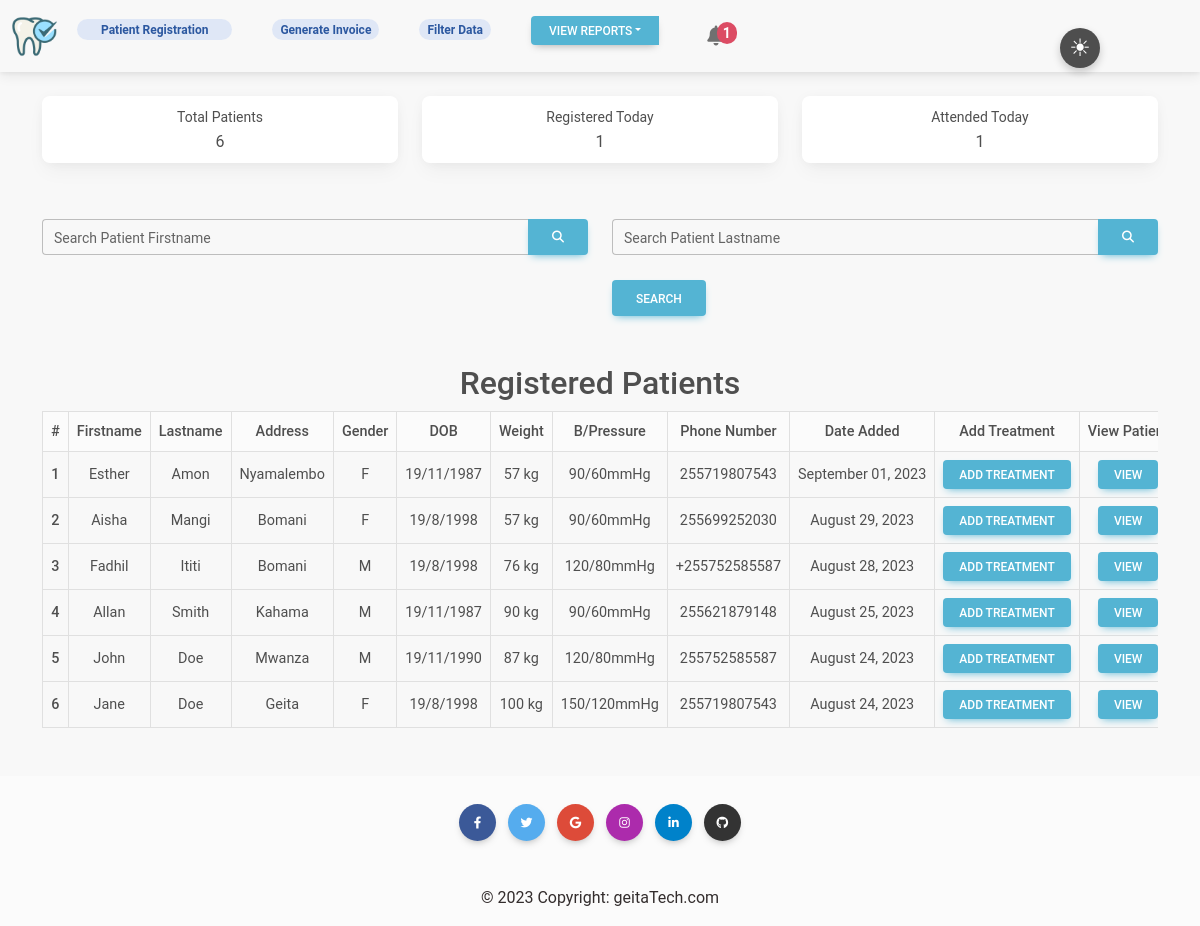
The page / on the database its author committed.
### patient/models.py (models this page shows, shortened)
class Patient(models.Model):
    GENDER = (
        ('M', 'Male'),
        ('F', 'Female')
    )
    firstname = models.CharField(max_length=255)
    lastname = models.CharField(max_length=255)
    DOB = models.CharField(max_length=255)
    address = models.CharField(max_length=255)
    phone_number = models.CharField(max_length=255)
    gender = models.CharField(max_length=255, choices=GENDER)
    weight = models.IntegerField(default=0)
    BPressure = models.CharField(max_length=255, blank=True)
    created_at = models.DateTimeField(auto_now_add=True)
    updated_at = models.DateTimeField(auto_now=True)

### patient/views.py (the view)
# urls.py: 2. Add a URL to urlpatterns:  path('', views.home, name='home')
def home(request):
    qs = Patient.objects.order_by('-id')
    firstname_contains_query = request.GET.get('firstname_contains')
    lastname_contains_query = request.GET.get('lastname_contains')
    if is_valid_queryparam(firstname_contains_query):
        qs = qs.filter(firstname__icontains=firstname_contains_query)
    if is_valid_queryparam(lastname_contains_query):
        qs = qs.filter(lastname__icontains=lastname_contains_query)
    total_patients = qs.count()
    registered_today = qs.filter(created_at__date=today).count()
    attended_today = MedicalHistory.objects.filter(created_at__date=today).count()
    context = {
        'patients':qs,
        'total_patients':total_patients,
        'registered_today':registered_today,
        'attended_today':attended_today
    }
    return render(request, 'home.html', context)

### patient/template_context.py (called while the page is built)
def upcoming_follow_up_count(request):
    today = datetime.now().date()
    tomorrow = today + timedelta(days=1)
    upcoming_follow_up_count = MedicalHistory.objects.filter(follow_up_date=tomorrow).count()
    return {'upcoming_follow_up_count': upcoming_follow_up_count}

### patient/views.py (called while the page is built)
def is_valid_queryparam(param):
    return param != '' and param is not None

### patient/templates/home.html (shortened to what this page needs)
{% extends 'base.html' %}
{% block content %}
<div class="container pt-4 mb-5 text-center">
    <div class="row">
        <div class="col-xl-4 col-md-6 mb-2">
            <div class="card h-100 py-2">
                    <div class="col">
                        <div class="text-xs">
                            <small>
                            Total Patients
                            </small>
                        </div>
                        <div class="">{{total_patients}}</div>
                    </div>
                </div>
        </div>
        <div class="col-xl-4 col-md-6 mb-2">
            <div class="card h-100 py-2">
                    <div class="col">
                        <div class="text-xs">
                            <small>
                            Registered Today
                            </small>
                        </div>
                        <div class="">{{registered_today}}</div>
                    </div>
            </div>
        </div>
        <div class="col-xl-4 col-md-6 mb-2">
            <div class="card h-100 py-2">
                    <div class="col">
                        <div class="text-xs">
                            <small>
                            Attended Today
                            </small>
                        </div>
                        <div class="">{{attended_today}}</div>
                    </div>
            </div>
        </div>
    </div>
</div>
<div class="container">
<div class="row row-cols-1 row-cols-md-2 g-4">
    <div class="col-lg-6">
      <div class="contents">
        <div class="search-bar">
          <div class="search-inner">
            <form method="GET" class="search-form" action=".">
              <div class="input-group">
                <div class="form-outline">
                  <input type="search" id="form1" class="form-control" name="firstname_contains" />
                  <label class="form-label" for="form1"><small>Search Patient Firstname</small></label>
                </div>
                <button type="submit" class="btn btn-info">
                  <i class="fas fa-search"></i>
                </button>
              </div>
          </div>
        </div>
      </div>
    </div>
    <div class="col-lg-6">
      <div class="contents">
        <div class="search-bar">
          <div class="search-inner">
            <div class="input-group">
              <div class="form-outline">
                <input type="search" id="form1" class="form-control" name="lastname_contains" />
                <label class="form-label" for="form1"><small>Search Patient Lastname</small></label>
              </div>
              <button type="submit" class="btn btn-info">
                <i class="fas fa-search"></i>
              </button>
            </div>
<br>
              <button class="btn btn-info" type="submit"> Search</button>
          </div>
        </div>
      </div>
    </div>
  </div>
</div>
<div class="container pt-5 mb-5">
    <h2 class="text-center">Registered Patients</h2>
    <div class="table-responsive">
        <table class="table align-middle mb-0 text-center text-nowrap table-sm table-bordered">
            <thead class="bg-light">
                <tr>
                    <th scope="col">#</th>
                    <th scope="col">Firstname</th>
                    <th scope="col">Lastname</th>
                    <th scope="col">Address</th>
                    <th scope="col">Gender</th>
                    <th scope="col">DOB</th>
                    <th scope="col">Weight</th>
                    <th scope="col">B/Pressure</th>
                    <th scope="col">Phone Number</th>
                    <th scope="col">Date Added</th>
                    <th scope="col">Add Treatment</th>
                    <th scope="col">View Patient</th>
                </tr>
            </thead>
            <tbody>
                {% if patients %}
                    {% for patient in patients %}
                    <tr>
                        <th scope="row">{{forloop.counter}}</th>
                        <td>{{ patient.firstname }}</td>
                        <td>{{ patient.lastname }}</td>
                        <td>{{ patient.address }}</td>
                        <td>{{ patient.gender}}</td>
                        <td>{{patient.DOB}}</td>
                        <td>{{patient.weight}} kg</td>
                        <td>{{patient.BPressure}}mmHg</td>
                        <td>{{patient.phone_number}}</td>
                        <td>{{patient.created_at|date:"F d, Y"}}</td>
                        <td><a button class="btn btn-info btn-sm" href="{% url 'patient-medicals' patient.id %}">Add Treatment</button></a></td>
                        <td><a button class="btn btn-info btn-sm" href="{% url 'patient-detail' patient.id %}">View</button></a></td>
                    </tr>
                    {% endfor %}
                {% else %}
                    <tr>
                        <td colspan="4">No Registered Patients.</td>
                    </tr>
                {% endif %}
            </tbody>
        </table>
    </div>
  </div>
{% endblock content %}

### static/css/color_switch.css (style rules this page uses)
body { background-color: #f8f8f8; }

### rows shown on the page
Patient: firstname "Esther", lastname "Amon", address "Nyamalembo", gender "F", DOB "19/11/1987", weight "57", BPressure "90/60", phone_number "255719807543", created_at "September 01, 2023"
Patient: firstname "Aisha", lastname "Mangi", address "Bomani", gender "F", DOB "19/8/1998", weight "57", BPressure "90/60", phone_number "255699252030", created_at "August 29, 2023"
Patient: firstname "Fadhil", lastname "Ititi", address "Bomani", gender "M", DOB "19/8/1998", weight "76", BPressure "120/80", phone_number "+255752585587", created_at "August 28, 2023"
Patient: firstname "Allan", lastname "Smith", address "Kahama", gender "M", DOB "19/11/1987", weight "90", BPressure "90/60", phone_number "255621879148", created_at "August 25, 2023"
Patient: firstname "John", lastname "Doe", address "Mwanza", gender "M", DOB "19/11/1990", weight "87", BPressure "120/80", phone_number "255752585587", created_at "August 24, 2023"
Patient: firstname "Jane", lastname "Doe", address "Geita", gender "F", DOB "19/8/1998", weight "100", BPressure "150/120", phone_number "255719807543", created_at "August 24, 2023"

### other values the page prints
{{ upcoming_follow_up_count }} "1"
{{ total_patients }} "6"
{{ registered_today }} "1"
{{ attended_today }} "1"
